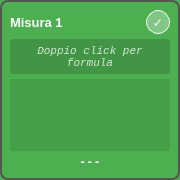
<?xml version="1.0" encoding="UTF-8"?>
<ui version="4.0">
    <class>MeasurementCard</class>
    <widget class="QFrame" name="MeasurementCard">
        <property name="geometry">
            <rect>
                <x>0</x>
                <y>0</y>
                <width>180</width>
                <height>180</height>
            </rect>
        </property>
        <!-- ✅ SOLO larghezza fissa, altezza minima -->
        <property name="minimumSize">
            <size>
                <width>180</width>
                <height>160</height>                <!-- Altezza minima -->
            </size>
        </property>
        <property name="maximumSize">
            <size>
                <width>180</width>
                <height>300</height>                <!-- ✅ Altezza illimitata -->
            </size>
        </property>
        <property name="sizePolicy">
            <sizepolicy hsizetype="Fixed" vsizetype="Preferred">
                <horstretch>0</horstretch>
                <verstretch>0</verstretch>
            </sizepolicy>
        </property>
        <property name="styleSheet">
            <string notr="true">QFrame#MeasurementCard {
    background-color: #4CAF50;
    border: 2px solid #555;
    border-radius: 8px;
}

QFrame#MeasurementCard:hover {
    border: 3px solid #000;
}

QLabel {
    color: white;
    background: transparent;
    border: none;
}</string>
        </property>
        <property name="frameShape">
            <enum>QFrame::StyledPanel</enum>
        </property>
        <property name="frameShadow">
            <enum>QFrame::Raised</enum>
        </property>
        <layout class="QVBoxLayout" name="verticalLayout">
            <property name="spacing">
                <number>5</number>
            </property>
            <property name="leftMargin">
                <number>8</number>
            </property>
            <property name="topMargin">
                <number>8</number>
            </property>
            <property name="rightMargin">
                <number>8</number>
            </property>
            <property name="bottomMargin">
                <number>8</number>
            </property>

            <!-- HEADER: Nome + Pulsante Abilita/Disabilita -->
            <item>
                <layout class="QHBoxLayout" name="headerLayout">
                    <property name="spacing">
                        <number>5</number>
                    </property>
                    <item>
                        <widget class="QLabel" name="labelName">
                            <property name="font">
                                <font>
                                    <family>Arial</family>
                                    <pointsize>10</pointsize>
                                    <bold>true</bold>
                                </font>
                            </property>
                            <property name="text">
                                <string>Misura 1</string>
                            </property>
                            <property name="alignment">
                                <set>Qt::AlignLeft|Qt::AlignVCenter</set>
                            </property>
                            <property name="wordWrap">
                                <bool>true</bool>
                            </property>
                        </widget>
                    </item>
                    <item>
                        <widget class="QPushButton" name="btnToggleEnabled">
                            <property name="minimumSize">
                                <size>
                                    <width>24</width>
                                    <height>24</height>
                                </size>
                            </property>
                            <property name="maximumSize">
                                <size>
                                    <width>24</width>
                                    <height>24</height>
                                </size>
                            </property>
                            <property name="text">
                                <string>✓</string>
                            </property>
                            <property name="styleSheet">
                                <string notr="true">QPushButton {
    background-color: rgba(255,255,255,0.3);
    border: 1px solid white;
    border-radius: 12px;
    color: white;
    font-weight: bold;
}
QPushButton:hover {
    background-color: rgba(255,255,255,0.5);
}</string>
                            </property>
                        </widget>
                    </item>
                </layout>
            </item>

            <!-- FORMULA -->
            <item>
                <widget class="QLabel" name="labelFormula">
                    <property name="minimumSize">
                        <size>
                            <width>0</width>
                            <height>35</height>
                        </size>
                    </property>
                    <property name="maximumSize">
                        <size>
                            <width>16777215</width>
                            <height>50</height>                            <!-- ✅ Limita altezza formula -->
                        </size>
                    </property>
                    <property name="font">
                        <font>
                            <family>Courier New</family>
                            <pointsize>8</pointsize>
                            <italic>true</italic>
                        </font>
                    </property>
                    <property name="styleSheet">
                        <string notr="true">background-color: rgba(0, 0, 0, 0.15);
border-radius: 3px;
padding: 3px;
color: rgba(255, 255, 255, 200);</string>
                    </property>
                    <property name="text">
                        <string>Doppio click per formula</string>
                    </property>
                    <property name="alignment">
                        <set>Qt::AlignCenter</set>
                    </property>
                    <property name="wordWrap">
                        <bool>true</bool>
                    </property>
                </widget>
            </item>

            <!-- ✅ SENSORI (FlowLayout espandibile) -->
            <item>
                <widget class="QWidget" name="widgetSensors" native="true">
                    <property name="sizePolicy">
                        <sizepolicy hsizetype="Preferred" vsizetype="Expanding">
                            <horstretch>0</horstretch>
                            <verstretch>1</verstretch>                            <!-- ✅ Stretch verticale -->
                        </sizepolicy>
                    </property>
                    <property name="minimumSize">
                        <size>
                            <width>0</width>
                            <height>40</height>
                        </size>
                    </property>
                    <property name="styleSheet">
                        <string notr="true">background-color: rgba(0, 0, 0, 0.1);
border-radius: 3px;</string>
                    </property>
                </widget>
            </item>

            <!-- VALORE CORRENTE -->
            <item>
                <widget class="QLabel" name="labelValue">
                    <property name="font">
                        <font>
                            <family>Courier New</family>
                            <pointsize>9</pointsize>
                            <bold>true</bold>
                        </font>
                    </property>
                    <property name="text">
                        <string>---</string>
                    </property>
                    <property name="alignment">
                        <set>Qt::AlignCenter</set>
                    </property>
                </widget>
            </item>
        </layout>
    </widget>
    <resources/>
    <connections/>
</ui>
